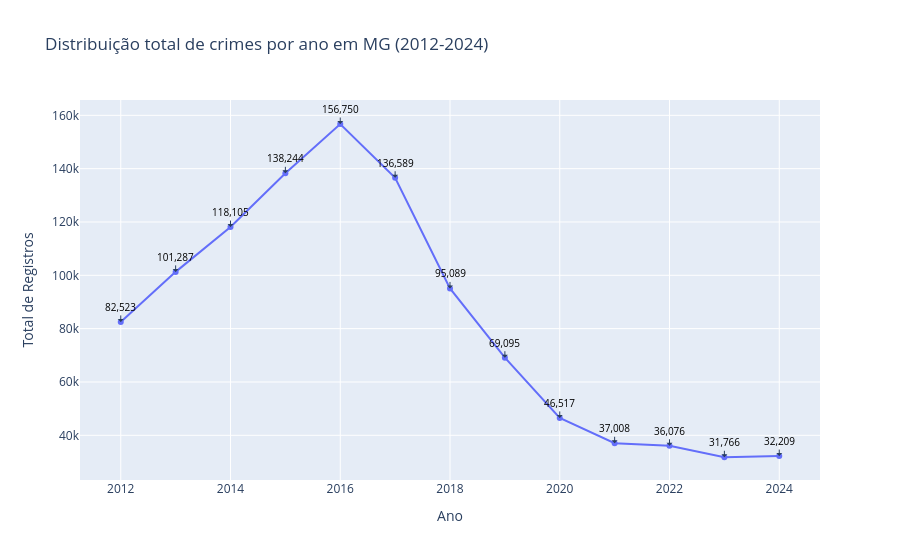

The notebook cell this image was saved under:
### Markdown cell above
### 2.1. Distribuição total de crimes por ano

### Code cell
query_ano = '''
SELECT ano, SUM(registros) AS total_registros
FROM crimes
GROUP BY ano
ORDER BY ano
'''
df_ano = pd.read_sql_query(query_ano, conn_crimes)

fig = px.line(df_ano, x='ano', y='total_registros', markers=True,
              title='Distribuição total de crimes por ano em MG (2012-2024)',
              labels={'ano': 'Ano', 'total_registros': 'Total de Registros'},
              hover_data={'ano': True, 'total_registros': True})

# Anotações dos valores
for i, row in df_ano.iterrows():
    fig.add_annotation(x=row['ano'], y=row['total_registros'],
                       text=f"{int(row['total_registros']):,}",
                       showarrow=True,
                       arrowhead=1,
                       ax=0,
                       ay=-15,
                       font=dict(size=10, color="black"))

fig.show()

### Figure 1 — Plotly figure (JSON) as saved in the notebook; plotly's stock layout.template omitted (floating-point values rounded to 4 significant figures)
{"data": [{"hovertemplate": "Ano=%{x}<br>Total de Registros=%{y}<extra></extra>", "legendgroup": "", "line": {"color": "#636efa", "dash": "solid"}, "marker": {"symbol": "circle"}, "mode": "lines+markers", "name": "", "orientation": "v", "showlegend": false, "type": "scatter", "x": [2012, 2013, 2014, 2015, 2016, 2017, 2018, 2019, 2020, 2021, 2022, 2023, 2024], "xaxis": "x", "y": [82523, 101287, 118105, 138244, 156750, 136589, 95089, 69095, 46517, 37008, 36076, 31766, 32209], "yaxis": "y"}], "layout": {"annotations": [{"arrowhead": 1, "ax": 0, "ay": -15, "font": {"color": "black", "size": 10}, "showarrow": true, "text": "82,523", "x": 2012, "y": 82523}, {"arrowhead": 1, "ax": 0, "ay": -15, "font": {"color": "black", "size": 10}, "showarrow": true, "text": "101,287", "x": 2013, "y": 101287}, {"arrowhead": 1, "ax": 0, "ay": -15, "font": {"color": "black", "size": 10}, "showarrow": true, "text": "118,105", "x": 2014, "y": 118105}, {"arrowhead": 1, "ax": 0, "ay": -15, "font": {"color": "black", "size": 10}, "showarrow": true, "text": "138,244", "x": 2015, "y": 138244}, {"arrowhead": 1, "ax": 0, "ay": -15, "font": {"color": "black", "size": 10}, "showarrow": true, "text": "156,750", "x": 2016, "y": 156750}, {"arrowhead": 1, "ax": 0, "ay": -15, "font": {"color": "black", "size": 10}, "showarrow": true, "text": "136,589", "x": 2017, "y": 136589}, {"arrowhead": 1, "ax": 0, "ay": -15, "font": {"color": "black", "size": 10}, "showarrow": true, "text": "95,089", "x": 2018, "y": 95089}, {"arrowhead": 1, "ax": 0, "ay": -15, "font": {"color": "black", "size": 10}, "showarrow": true, "text": "69,095", "x": 2019, "y": 69095}, {"arrowhead": 1, "ax": 0, "ay": -15, "font": {"color": "black", "size": 10}, "showarrow": true, "text": "46,517", "x": 2020, "y": 46517}, {"arrowhead": 1, "ax": 0, "ay": -15, "font": {"color": "black", "size": 10}, "showarrow": true, "text": "37,008", "x": 2021, "y": 37008}, {"arrowhead": 1, "ax": 0, "ay": -15, "font": {"color": "black", "size": 10}, "showarrow": true, "text": "36,076", "x": 2022, "y": 36076}, {"arrowhead": 1, "ax": 0, "ay": -15, "font": {"color": "black", "size": 10}, "showarrow": true, "text": "31,766", "x": 2023, "y": 31766}, {"arrowhead": 1, "ax": 0, "ay": -15, "font": {"color": "black", "size": 10}, "showarrow": true, "text": "32,209", "x": 2024, "y": 32209}], "legend": {"tracegroupgap": 0}, "title": {"text": "Distribuição total de crimes por ano em MG (2012-2024)"}, "xaxis": {"anchor": "y", "domain": [0, 1], "title": {"text": "Ano"}}, "yaxis": {"anchor": "x", "domain": [0, 1], "title": {"text": "Total de Registros"}}}}
